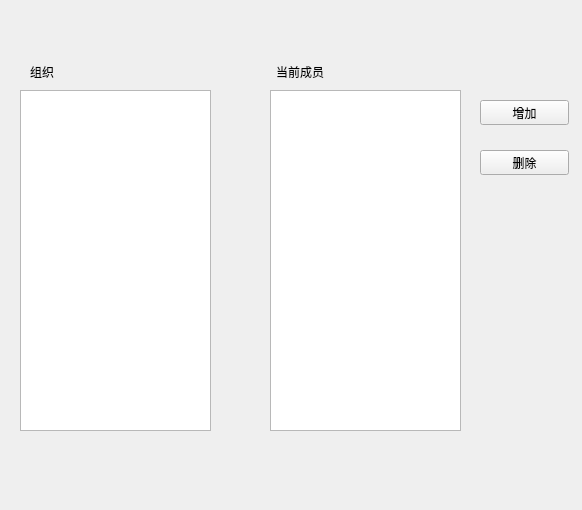
<?xml version="1.0" encoding="UTF-8"?>
<ui version="4.0">
 <class>orgEdit</class>
 <widget class="QWidget" name="orgEdit">
  <property name="geometry">
   <rect>
    <x>0</x>
    <y>0</y>
    <width>582</width>
    <height>510</height>
   </rect>
  </property>
  <property name="windowTitle">
   <string>编辑组织</string>
  </property>
  <widget class="QLabel" name="label">
   <property name="geometry">
    <rect>
     <x>30</x>
     <y>60</y>
     <width>30</width>
     <height>23</height>
    </rect>
   </property>
   <property name="text">
    <string>组织</string>
   </property>
   <property name="alignment">
    <set>Qt::AlignLeading|Qt::AlignLeft|Qt::AlignVCenter</set>
   </property>
  </widget>
  <widget class="QListView" name="orgListView">
   <property name="geometry">
    <rect>
     <x>20</x>
     <y>90</y>
     <width>191</width>
     <height>341</height>
    </rect>
   </property>
  </widget>
  <widget class="QListView" name="memberListView">
   <property name="geometry">
    <rect>
     <x>270</x>
     <y>90</y>
     <width>191</width>
     <height>341</height>
    </rect>
   </property>
  </widget>
  <widget class="QLabel" name="label_2">
   <property name="geometry">
    <rect>
     <x>270</x>
     <y>60</y>
     <width>60</width>
     <height>23</height>
    </rect>
   </property>
   <property name="text">
    <string>当前成员</string>
   </property>
   <property name="alignment">
    <set>Qt::AlignCenter</set>
   </property>
  </widget>
  <widget class="QPushButton" name="addMemberBtn">
   <property name="geometry">
    <rect>
     <x>480</x>
     <y>100</y>
     <width>89</width>
     <height>25</height>
    </rect>
   </property>
   <property name="text">
    <string>增加</string>
   </property>
  </widget>
  <widget class="QPushButton" name="delMemberBtn">
   <property name="geometry">
    <rect>
     <x>480</x>
     <y>150</y>
     <width>89</width>
     <height>25</height>
    </rect>
   </property>
   <property name="text">
    <string>删除</string>
   </property>
  </widget>
 </widget>
 <resources/>
 <connections/>
</ui>
